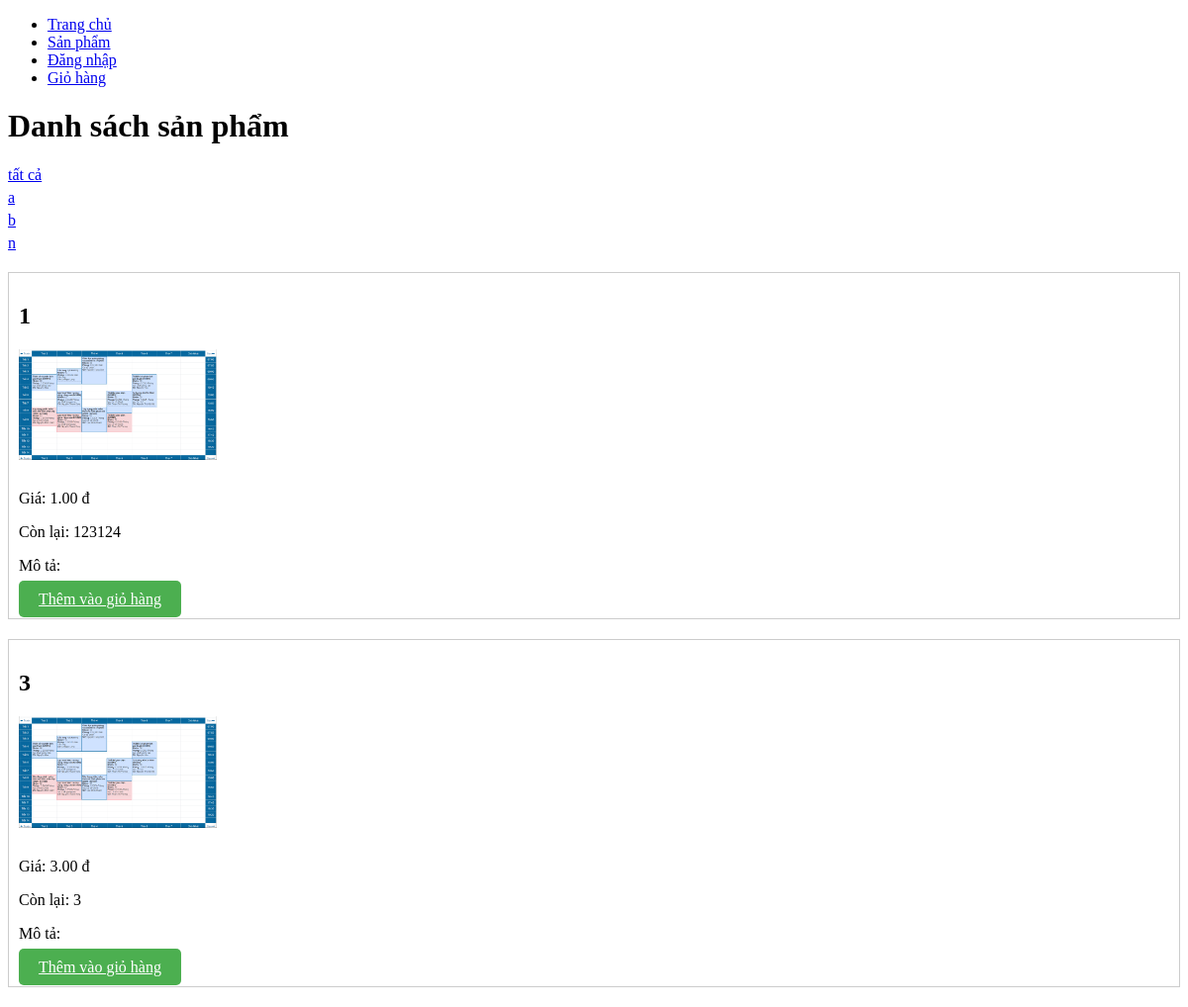
The app's page /user/index.php?ctrl=productControllerUser&action=index&id=5, older data.
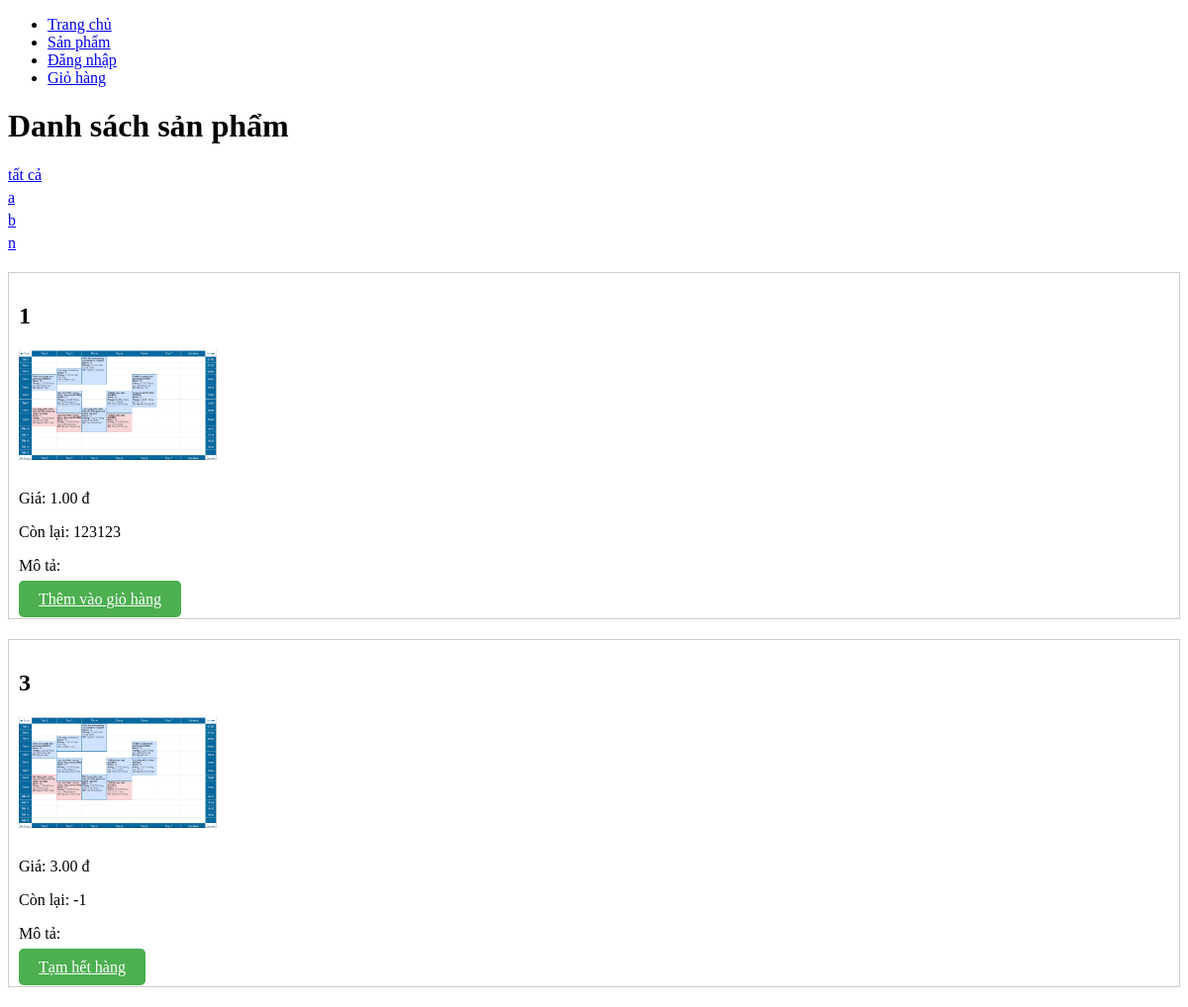
The same page, newer data.
### tables this page shows
CREATE TABLE `danh_muc_san_pham` (
  `id` int(11) NOT NULL,
  `ten` varchar(255) DEFAULT NULL
);

CREATE TABLE `san_pham` (
  `id` int(11) NOT NULL,
  `ten` varchar(255) DEFAULT NULL,
  `anh` varchar(255) DEFAULT NULL,
  `id_danh_muc` int(11) DEFAULT NULL,
  `gia` decimal(10,2) DEFAULT NULL,
  `so_luong` int(11) DEFAULT NULL,
  `mo_ta` text DEFAULT NULL
);

### lib/session.php (called while the page is built, shortened)
<?php
class Session
{
    public static function getSessionValue($key)
    {
        if (isset($_SESSION[$key])) {
            return $_SESSION[$key];
        } else {
            return null;
        }
    }
}

### lib/database.php (called while the page is built, shortened)
<?php
class Database
{
    private $host = "localhost";
    private $username = "root";
    private $password = "";
    private $database = "phonestore";
    private $conn;
    public function __construct()
    {
        $this->conn = $this->connectDB();
    }
    private function connectDB()
    {
        $conn = mysqli_connect($this->host, $this->username, $this->password, $this->database);
        return $conn;
    }
    public function select($query)
    {
        $result = mysqli_query($this->conn, $query);
        if ($result) {
            $data = mysqli_fetch_all($result, MYSQLI_ASSOC);
            return $data;
        } else {
            die(mysqli_error($this->conn));
        }
    }
}

### admin/model/productModel.php (called while the page is built, shortened)
<?php
class ProductModel
{
    private $db;
    public function __construct()
    {
        $this->db = new Database();
    }
    public function getAllProducts()
    {
        $query = "SELECT * FROM san_pham";
        return $this->db->select($query);
    }
    public function getAllCategoriesPR()
    {
        $query = "SELECT * FROM danh_muc_san_pham";
        return $this->db->select($query);
    }
    public function getProductByCategory($id)
    {
        $query = "SELECT * FROM san_pham WHERE id_danh_muc = $id";
        return $this->db->select($query);
    }
}

### user/view/productViewUser.php (the view, shortened to what this page needs)
<!DOCTYPE html>
<html lang="vi">
<head>
</head>
<body>
    <h1>Danh sách sản phẩm</h1>
    <div class="category-list">
        <ul>
            <li><a href="index.php?ctrl=productControllerUser">tất cả</a></li>
            <?php
            if (!empty($categories)) {
                foreach ($categories as $category) {
            ?>
                    <li>
                        <a href="index.php?ctrl=productControllerUser&action=index&id=<?php echo $category['id']; ?>">
                            <?php echo $category['ten']; ?>
                        </a>
                    <?php
                }
            } else {
                    ?>
                    <li>Không có danh mục nào để hiển thị.</li>
                <?php
            }
                ?>
        </ul>
    </div>
    <div class="product-list">
        <?php
        if (!empty($products)) {
            foreach ($products as $product) {
        ?>
                <div class="product">
                    <h2><?php echo $product['ten']; ?></h2>
                    <a href="index.php?ctrl=productControllerUser&action=detail&id=<?php echo $product['id']; ?>">
                        <img src="/image/<?php echo $product['anh']; ?>" alt="Hình ảnh sản phẩm" width="200"><br>
                    </a>
                    <p>Giá: <?php echo $product['gia']; ?> đ</p>
                    <p>Còn lại: <?php echo $product['so_luong']; ?></p>
                    <p>Mô tả: <?php echo $product['mo_ta']; ?></p>
                    <?php if ($product['so_luong'] > 0) { ?>
                        <a href="index.php?ctrl=cartController&action=addToCart&cart_id=<?php echo $product['id']; ?>&quantity=1" class="buy-button">Thêm vào giỏ hàng</a>
                    <?php } else { ?>
                        <a href="hethang.php" class="buy-button">Tạm hết hàng</a>
                    <?php } ?>
                </div>
            <?php
            }
        } else {
            ?>
            <p>Không có sản phẩm nào để hiển thị.</p>
        <?php
        }
        ?>
    </div>
</body>
</html>

### user/index.php (shortened to what this page needs)
<?php
include(__DIR__ . '/../lib/session.php');
include(__DIR__ . '/../lib/database.php');
?>
<!DOCTYPE html>
<html lang="vi">
<head>
</head>
<body>
    <div>
        <div class="menu">
            <ul>
                <li><a href="home.php">Trang chủ</a></li>
                <li><a href="index.php?ctrl=productControllerUser">Sản phẩm</a></li>
                <?php
                $ten_dang_nhap = Session::getSessionValue('ten_dang_nhap');
                $id_khach_hang = Session::getSessionValue('id_khach_hang');
                $vai_tro = Session::getSessionValue('vai_tro');
                if ($ten_dang_nhap) {
                    echo 'Id khách hàng: ' . $id_khach_hang . '<br>';
                    echo 'Xin chào: ' . $ten_dang_nhap  . '<br>';
                    echo 'Vai trò: ' . $vai_tro . '<br>';
                    echo '<li><a href="index.php?ctrl=customerUserController">Thông tin cá nhân</a></li>';
                    echo '<li><a href="/login/index.php?ctrl=loginController&action=viewChangePassword">Đổi mật khẩu</a></li>';
                    echo '<li><a href="/login/index.php?ctrl=loginController&action=logout">Đăng xuất</a></li>';
                    if ($vai_tro !== 'Khách hàng') {
                        echo '<li><a href="/admin/index.php">Quản lý</a></li>';
                    }
                } else {
                    echo '<li><a href="/login/index.php?ctrl=loginController">Đăng nhập</a></li>';
                }
                ?>
                <li> <a href="index.php?ctrl=cartController&action=showCart">Giỏ hàng</a></li>
            </ul>
        </div>
    </div>
    <div class="home">
        <?php
        if (!isset($_GET['ctrl'])) {
            include 'controller/productControllerUser.php';
        } else {
            $ctrl = $_GET['ctrl'];
            include 'controller/' . $ctrl . '.php';
        }
        ?>
    </div>
</body>
</html>

### user/controller/productControllerUser.php (shortened to what this page needs)
<?php
include(__DIR__ . '/../../admin/model/productModel.php');
class ProductControllerUser
{
    private $productModel;
    public function __construct()
    {
        $this->productModel = new ProductModel();
    }
    public function showProductList()
    {
        $products = $this->productModel->getAllProducts();
        $categories = $this->productModel->getAllCategoriesPR();
        if (isset($_GET['id'])) {
            $id = $_GET['id'];
            $products = $this->productModel->getProductByCategory($id);
        }
        include __DIR__ . '/../view/productViewUser.php';
    }
}
$action = 'index';
if (isset($_GET['action'])) {
    $action = $_GET['action'];
}
$productController = new ProductControllerUser();
switch ($action) {
    case 'index':
        $productController->showProductList();
        break;
}

### user/view/productViewUser.php (style rules this page uses)
.product { border: 1px solid #ccc; padding: 10px; margin-bottom: 20px; }
.product img { max-width: 200px; height: auto; margin-bottom: 10px; }
.buy-button { background-color: #4caf50; color: white; padding: 10px 20px; border: none; border-radius: 5px; cursor: pointer; }
.category-list { margin-bottom: 20px; }
.category-list ul { list-style-type: none; padding: 0; }
.category-list li { margin-bottom: 5px; }

Row changes from the older to the newer data that the page shows:
changed san_pham (number 1 of 2 on the later page): so_luong "123124" → "123123"
changed san_pham (number 2 of 2 on the later page): so_luong "3" → "-1"; so_luong "Thêm vào giỏ hàng" → "Tạm hết hàng"
